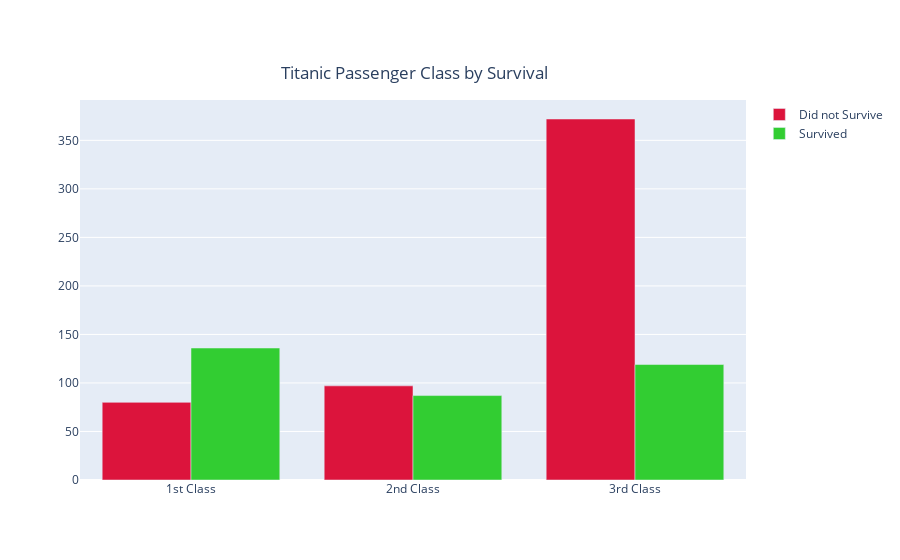

Source (notebook cell):
### Code cell
# Visualising Passenger Class by Survival 

data = [go.Bar(name = 'Did not Survive', 
               x = ['1st Class', '2nd Class', '3rd Class'],
              #x = sorted(list(train['Pclass'].unique()), reverse=False),
              y = train[train['Survived']==0].groupby(by='Pclass').count()['Survived']),
        
       go.Bar(name = 'Survived',
              x = ['1st Class', '2nd Class', '3rd Class'],
              #x = sorted(list(train['Pclass'].unique()), reverse=False),
              y = train[train['Survived']==1].groupby(by='Pclass').count()['Survived'])]

layout = dict(title ='Titanic Passenger Class by Survival',
              title_x = 0.46,
              title_y = 0.88,
              colorway=('Crimson', 'LimeGreen'))

fig = go.Figure(data=data, layout=layout)

iplot(fig, show_link=True)

### Figure 1 — Plotly figure (JSON) as saved in the notebook; plotly's stock layout.template omitted (floating-point values rounded to 4 significant figures)
{"data": [{"name": "Did not Survive", "type": "bar", "x": ["1st Class", "2nd Class", "3rd Class"], "y": [80, 97, 372]}, {"name": "Survived", "type": "bar", "x": ["1st Class", "2nd Class", "3rd Class"], "y": [136, 87, 119]}], "layout": {"colorway": ["Crimson", "LimeGreen"], "title": {"text": "Titanic Passenger Class by Survival", "x": 0.46, "y": 0.88}}}
